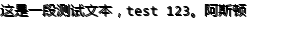

The script that saved this image:
#coding=utf8
from PIL import Image, ImageDraw, ImageFont
import pygame
import StringIO

'''
文字转为图片
'''

text = u"这是一段测试文本，test 123。阿斯顿"

im = Image.new("RGB", (300, 50), (255, 255, 255))  #Image实例 宽度为300， 高度为50

dr = ImageDraw.Draw(im)    #绘画实例
font = ImageFont.truetype("/System/Library/Fonts/YaHei.Consolas.1.12.ttf", 14)


dr.text((0, 0), text, font=font, fill="#000000")  #绘画中填充文本


# #使用pyGame渲染点阵字体
# #原理：先将文字用pyGame渲染为图片，将渲染结果保存在一个StringIO对象中，然后再用PIL加载它
# pygame.init()
# font = pygame.font.Font("/System/Library/Fonts/YaHei.Consolas.1.12.ttf", 14)
# rtext = font.render(text, True, (0, 0, 0), (255, 255, 255))

# #pygame.image.save(rtext, "t.gif")
# sio = StringIO.StringIO()  #使用StringIO的好处是，一切操作都是在内存中进行的，不需要先将它保存到硬盘再用PIL读取
# pygame.image.save(rtext, sio)
# sio.seek(0)
# line = Image.open(sio)
# im.paste(line, (10, 5))

im.show()

im.save("test12.png")
